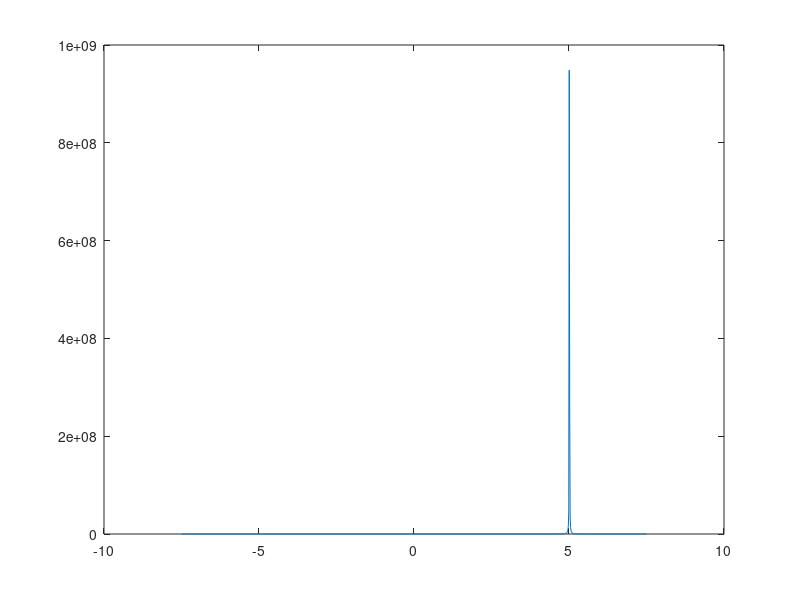
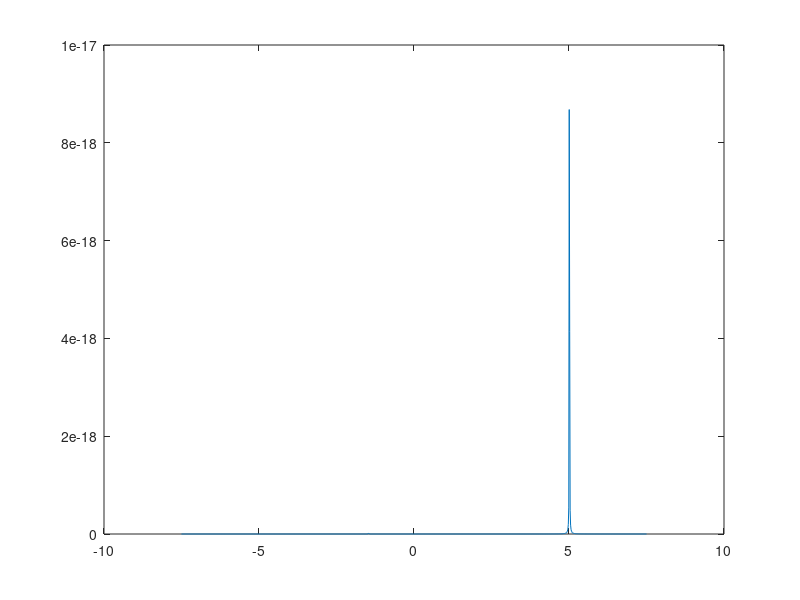

Write the MATLAB code that produced these figures, in order.
%% 1D experiment
clear;

v = 5;
dt = 1e-3;
dx = v*dt;
sigma_l = 3;

x = eps:dx:10;

A(1, :) = exp(-(x - x(1)).^2./(2 .* sigma_l.^2));

Nt = 1024;

t = eps:dt:Nt*dt;
% figure(1); plot(x, A(1, :)); 

D(1, :) = 0;

for i = 2:Nt
    A(i, :) = exp(-(x - v.*i.*dt).^2./(2 .* sigma_l.^2));
    D(i, :) = D(i - 1, :) + v .* dt;
end

lambda = 3e-2;

for i = 1:Nt
    z(i) = sum(A(i, :) .* exp(1j .* 4*pi/lambda .* D(i, :)));
end

ZFFT = 1./sqrt(Nt) .* fftshift(fft(z));

v_amb = lambda/(4 * dt);
vel_axis = linspace(-v_amb, v_amb, Nt);

figure; plot(vel_axis, abs(ZFFT).^2);

%% Experiment 2:
clear;

v = 5;
dt = 1e-3;
dx = v*dt;
x0 = eps:dx:10;
lambda = 3e-2;

Nt = 1024;

A = ones(size(x0));

x(1, :) = x0;
for i = 2:Nt
    x(i, :) = x(i - 1, :) + v .* dt;
    z(i) = sum(A .* exp(1j .* 4*pi/lambda .* x(i, :)));
end

ZFFT = 1./sqrt(Nt) .* fftshift(fft(z));

v_amb = lambda/(4 * dt);
vel_axis = linspace(-v_amb, v_amb, Nt);

figure; plot(vel_axis, abs(ZFFT).^2);
